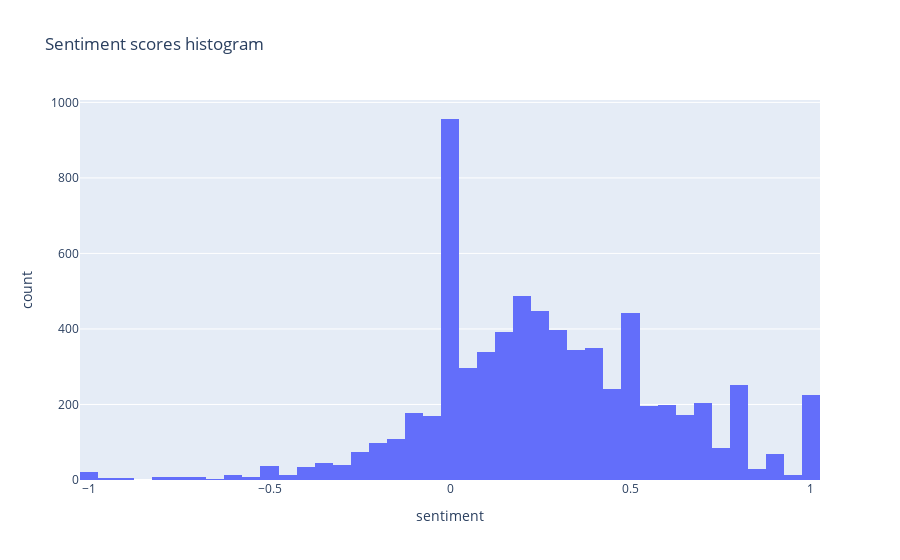

Notebook code for this chart:
### Code cell
px.histogram(df, x='sentiment', nbins=50, title="Sentiment scores histogram").show()

### Figure 1 — Plotly figure (JSON) as saved in the notebook; plotly's stock layout.template omitted (floating-point values rounded to 4 significant figures; data arrays with more than 128 entries replaced by an {"elided": "..."} marker saying what was removed)
{"data": [{"alignmentgroup": "True", "bingroup": "x", "hovertemplate": "sentiment=%{x}<br>count=%{y}<extra></extra>", "legendgroup": "", "marker": {"color": "#636efa", "pattern": {"shape": ""}}, "name": "", "nbinsx": 50, "offsetgroup": "", "orientation": "v", "showlegend": false, "type": "histogram", "x": {"elided": "7015 float values"}, "xaxis": "x", "yaxis": "y"}], "layout": {"barmode": "relative", "legend": {"tracegroupgap": 0}, "title": {"text": "Sentiment scores histogram"}, "xaxis": {"anchor": "y", "domain": [0, 1], "title": {"text": "sentiment"}}, "yaxis": {"anchor": "x", "domain": [0, 1], "title": {"text": "count"}}}}
